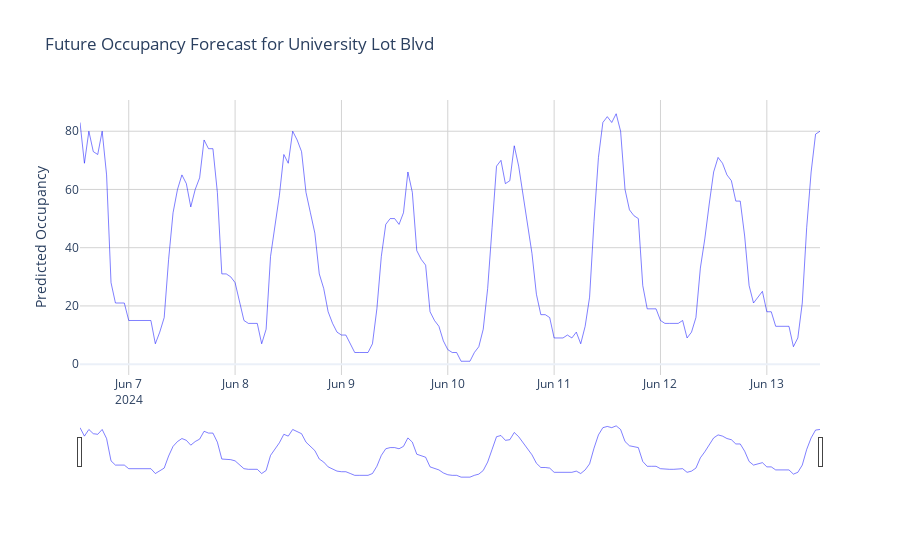

This figure's notebook cell:
### Code cell
# Create a new figure
fig = go.Figure()

fig.add_trace(go.Scatter(x=future_with_features.index, y=future_with_features['Occupancy'],
                         name='Predicted Parking',
                         line=dict(color='blue', width=0.5),
                         hovertemplate='<b>Date</b>: %{x|%m-%d-%Y}<br>' +
                                       '<b>Patients</b>: %{y}<br>' +
                                       '<b>Day of Week</b>: %{x| %A}<extra></extra>'))

title = f'Future Occupancy Forecast for {parking_lot_to_predict}'

fig.update_layout(
    title=title,
    xaxis=dict(
        rangeslider=dict(visible=True),
        type='date'
    ),
    yaxis_title='Predicted Occupancy',
    template='plotly_white'
)

fig.update_xaxes(showgrid=True, gridwidth=1, gridcolor='lightgrey')
fig.update_yaxes(showgrid=True, gridwidth=1, gridcolor='lightgrey')

fig.show()

### Figure 1 — Plotly figure (JSON) as saved in the notebook; plotly's stock layout.template omitted (floating-point values rounded to 4 significant figures; data arrays with more than 128 entries replaced by an {"elided": "..."} marker saying what was removed)
{"data": [{"hovertemplate": "<b>Date</b>: %{x|%m-%d-%Y}<br><b>Patients</b>: %{y}<br><b>Day of Week</b>: %{x| %A}<extra></extra>", "line": {"color": "blue", "width": 0.5}, "name": "Predicted Parking", "type": "scatter", "x": {"elided": "168 str values"}, "y": {"elided": "168 int values"}}], "layout": {"title": {"text": "Future Occupancy Forecast for University Lot Blvd"}, "xaxis": {"gridcolor": "lightgrey", "gridwidth": 1, "rangeslider": {"visible": true}, "showgrid": true, "type": "date"}, "yaxis": {"gridcolor": "lightgrey", "gridwidth": 1, "showgrid": true, "title": {"text": "Predicted Occupancy"}}}}
